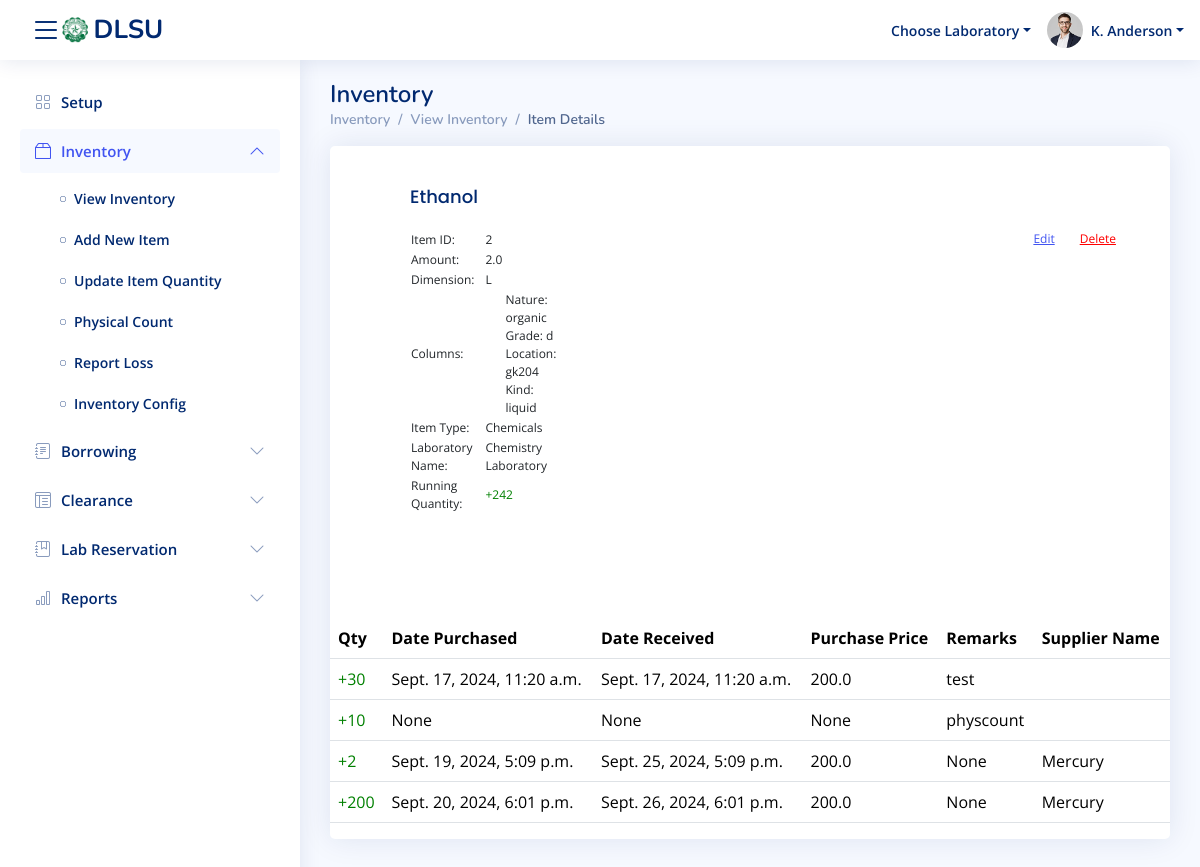
The page /superuser/inventory/itemDetails/2/ on the database as committed earlier.
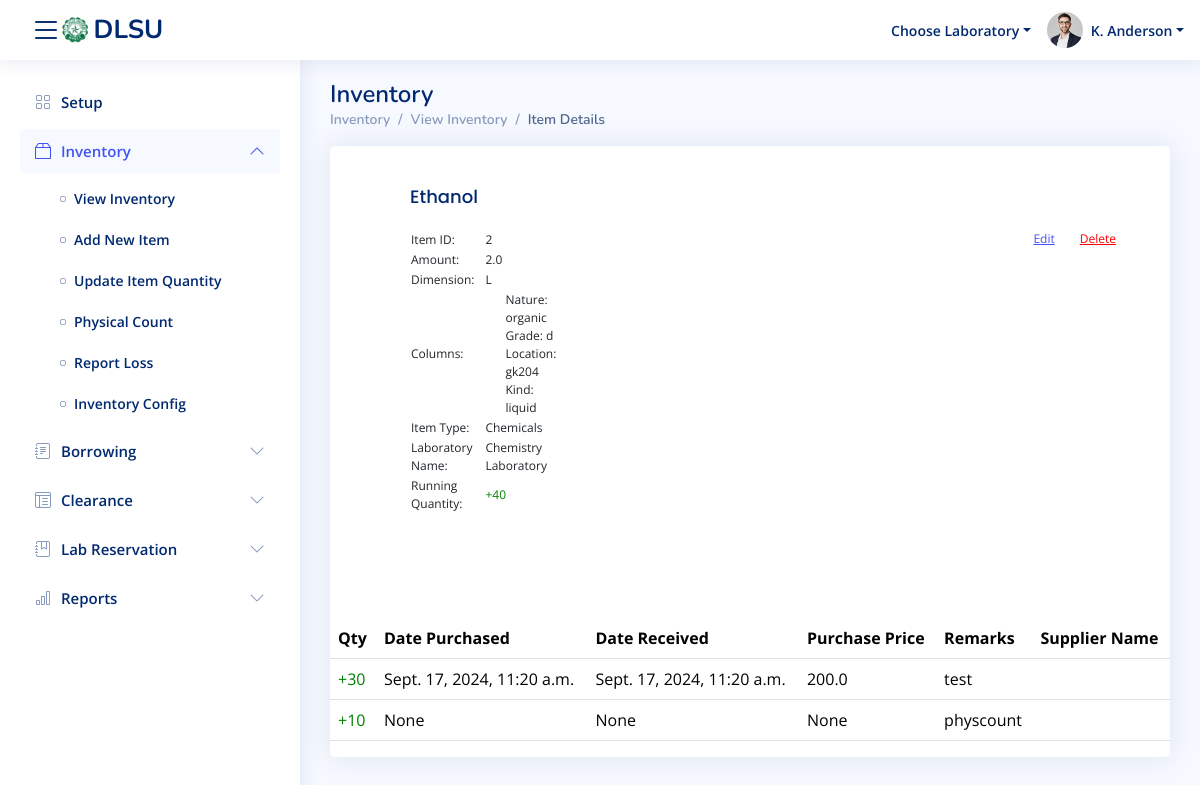
The same page on the database as committed later.
### core/models.py (models this page shows, shortened)
class item_description(models.Model):
    item_id = models.AutoField(primary_key=True)
    laboratory = models.ForeignKey('Laboratory', on_delete=models.CASCADE, null=True, blank=True)
    item_name = models.CharField(max_length=45, null=True, blank=True)
    itemType = models.ForeignKey('item_types', on_delete=models.SET_NULL, null=True, blank=True)
    amount = models.FloatField(null=True, blank=True)
    dimension = models.CharField(max_length=10, null=True, blank=True)
    qty = models.IntegerField()
    alert_qty = models.IntegerField()
    add_cols = models.CharField(max_length=45, null=True, blank=True)
    disabled = models.BooleanField(default=False)  # New field to mark as disabled

class item_types(models.Model):
    itemType_id = models.AutoField(primary_key=True)
    laboratory_id = models.CharField(max_length=45, null=True, blank=True)  # Since it's a VARCHAR
    itemType_name = models.CharField(max_length=45, null=True, blank=True)
    add_cols = models.CharField(max_length=45, null=True, blank=True)

class laboratory(models.Model):
    laboratory_id = models.AutoField(primary_key=True)
    name = models.CharField(max_length=45, null=True, blank=True)
    description = models.CharField(max_length=45, null=True, blank=True)
    department = models.CharField(max_length=45, null=True, blank=True)
    is_available = models.BooleanField(default=True)

class item_inventory(models.Model):
    inventory_item_id = models.AutoField(primary_key=True)
    item = models.ForeignKey('item_description', on_delete=models.CASCADE)
    supplier = models.ForeignKey('suppliers', on_delete=models.SET_NULL, null=True, blank=True)
    date_purchased = models.DateTimeField(null=True, blank=True)
    date_received = models.DateTimeField(null=True, blank=True)
    purchase_price = models.FloatField(null=True, blank=True)
    remarks = models.CharField(max_length=45, null=True, blank=True)
    transaction = models.ForeignKey('item_transactions', on_delete=models.SET_NULL, null=True, blank=True)
    qty = models.IntegerField()  # Quantity; required field

class suppliers(models.Model):
    suppliers_id = models.AutoField(primary_key=True)
    suppliername = models.CharField(max_length=45, null=True, blank=True)

### core/views.py (the view)
# urls.py: path('inventory/itemDetails/<int:item_id>/', views.inventory_itemDetails_view, name='inventory_itemDetails_view'),  # Consistent naming
def inventory_itemDetails_view(request, item_id):
    item = get_object_or_404(item_description, item_id=item_id)
    add_cols_data = json.loads(item.add_cols) if item.add_cols else {}
    item_type = item.itemType
    lab = get_object_or_404(laboratory, laboratory_id=item.laboratory_id)
    item_inventories = item_inventory.objects.filter(item=item).select_related('supplier')
    total_qty = item_inventories.aggregate(Sum('qty'))['qty__sum'] or 0
    context = {
        'item': item,
        'itemType_name': item_type.itemType_name if item_type else None,
        'laboratory_name': lab.name if lab else None,
        'item_inventories': item_inventories,
        'total_qty': total_qty,
        'add_cols_data': add_cols_data,
        'is_edit_mode': False,  # Not in edit mode
    }
    return render(request, 'mod_inventory/inventory_itemDetails.html', context)

### core/context_processors.py (called while the page is built)
def labs_context(request):
    return {
        'laboratories': laboratory.objects.filter(is_available=True),
        'selected_lab_name': request.session.get('selected_lab_name')
    }

### core/templates/mod_inventory/inventory_itemDetails.html (shortened to what this page needs)
{% extends 'temp_navbar.html' %}
{% load socialaccount %}
{% block content %}
<head>
</head>
<div class="pagetitle">
  <h1>Inventory</h1>
  <nav>
    <ol class="breadcrumb">
      <li class="breadcrumb-item"><a href="{% url 'inventory_view'%}">Inventory</a></li>
      <li class="breadcrumb-item"><a href="{% url 'inventory_view'%}">View Inventory</a></li>
      <li class="breadcrumb-item active">Item Details</li>
    </ol>
  </nav>
</div>
<section class="section">
  <div class="row">
    <div class="col-lg-12">
      <div class="card">
        <div class="card-body">
          <h5 class="card-title">{{ item.item_name }}</h5>
          <div class="cardinfo">
            <table class="iteminfo">
              <tr>
                <td style="padding-right:10px">Item ID:</td>
                <td id="itemID">{{ item.item_id }}</td>
              </tr>
              <tr>
                <td style="padding-right:10px">Amount:</td>
                <td id="itemAmount">{{ item.amount }}</td>
              </tr>
              <tr>
                <td style="padding-right:10px">Dimension:</td>
                <td id="itemDimension">{{ item.dimension }}</td>
              </tr>
              <tr>
                <td style="padding-right:10px">Columns:</td>
                <td>
                  <div class="columns-container">
                    {% for label, value in add_cols_data.items %}
                      {{ label }}: {{ value }}<br>
                    {% endfor %}
                  </div>
                </td>
              </tr>
              <tr>
                <td style="padding-right:10px">Item Type:</td>
                <td id="itemType">{{ itemType_name }}</td>
              </tr>
              <tr>
                <td style="padding-right:10px">Laboratory Name:</td>
                <td id="laboratory">{{ laboratory_name }}</td>
              </tr>
              <tr>
                <td style="padding-right:10px">Running Quantity:</td>
                <td id="itemrunQuantity" class="{% if total_qty > 0 %}qty-positive{% else %}qty-negative{% endif %}">
                  {% if total_qty >= 0 %}
                    +{{ total_qty }}
                  {% else %}
                    {{ total_qty }}
                  {% endif %}
                </td>
              </tr>
            </table>
            <div class="buttoncontainer">
              <a id="editbtn" href="{% url 'inventory_itemEdit_view' item.item_id %}">Edit</a>
              <a id="deletebtn" href="{% url 'inventory_itemDelete_view' item.item_id %}">Delete</a>
            </div>
          </div>
        </div>
        <br>
        <table class="table datatable">
          <thead>
            <tr>
              <th>Qty</th>
              <th>Date Purchased</th>
              <th>Date Received</th>
              <th>Purchase Price</th>
              <th>Remarks</th>
              <th>Supplier Name</th>
            </tr>
          </thead>
          <tbody>
            {% for inventory in item_inventories %}
            <tr>
              <td class="{% if inventory.qty|default:0 > 0 %}qty-positive{% else %}qty-negative{% endif %}">
                {% if inventory.qty|default:0 > 0 %}
                  +{{ inventory.qty }}
                {% else %}
                  -{{ inventory.qty }}
                {% endif %}
              </td>
              <td>{{ inventory.date_purchased }}</td>
              <td>{{ inventory.date_received }}</td>
              <td>{{ inventory.purchase_price }}</td>
              <td>{{ inventory.remarks }}</td>
              <td>{{ inventory.supplier.suppliername }}</td>
            </tr>
            {% empty %}
            <tr>
              <td colspan="6">No inventory records found for this item.</td>
            </tr>
            {% endfor %}
          </tbody>
        </table>
      </div>
    </div>
  </div>
</section>
{% endblock %}

### core/templates/temp_navbar.html (shortened to what this page needs)
{% load static %}
<!DOCTYPE html>
<html lang="en">
<head>
  <link href="{% static 'assets/vendor/bootstrap/css/bootstrap.min.css' %}" rel="stylesheet">
  <link href="{% static 'assets/vendor/bootstrap-icons/bootstrap-icons.css' %}" rel="stylesheet">
  <link href="{% static 'assets/vendor/boxicons/css/boxicons.min.css' %}" rel="stylesheet">
  <link href="{% static 'assets/vendor/quill/quill.snow.css' %}" rel="stylesheet">
  <link href="{% static 'assets/vendor/quill/quill.bubble.css' %}" rel="stylesheet">
  <link href="{% static 'assets/vendor/remixicon/remixicon.css' %}" rel="stylesheet">
  <link href="{% static 'assets/vendor/simple-datatables/style.css' %}" rel="stylesheet">
  <link href="{% static 'assets/css/style.css' %}" rel="stylesheet">
  <link href="{% static 'assets/css/custom.css' %}" rel="stylesheet">
</head>
<body>
  <header id="header" class="header fixed-top d-flex align-items-center">
    <div class="d-flex align-items-center justify-content-between">
      <i class="bi bi-list toggle-sidebar-btn"></i>
      <a href="{%url 'home'%}" class="logo d-flex align-items-center">
        <img src="{% static 'assets/img/dlsu_logo.jpg' %}" alt="">
        <span class="d-none d-lg-block">DLSU</span>
      </a>
    </div>
    <nav class="header-nav ms-auto">
      <ul class="d-flex align-items-center">
<li class="nav-item dropdown pe-3">
  <a class="nav-link nav-profile d-flex align-items-center pe-0" href="#" data-bs-toggle="dropdown">
    <span class="d-none d-md-block dropdown-toggle ps-2">{{ selected_lab_name|default:"Choose Laboratory" }}</span>
  </a>
</li>
        <li class="nav-item dropdown pe-3">
          <a class="nav-link nav-profile d-flex align-items-center pe-0" href="#" data-bs-toggle="dropdown">
            <img src="{% static 'assets/img/profile-img.jpg' %}" alt="Profile" class="rounded-circle">
            <span class="d-none d-md-block dropdown-toggle ps-2">K. Anderson</span>
          </a>
            </li>
          </ul>
    </nav>
  </header>
  <aside id="sidebar" class="sidebar">
    <ul class="sidebar-nav" id="sidebar-nav">
      <li class="nav-item">
        <a class="nav-link collapsed" href="{%url 'superuser_setup'%}">
          <i class="bi bi-grid"></i>
          <span>Setup</span>
        </a>
      </li>
 <li class="nav-item">
    <a class="nav-link active" data-bs-target="#inventory-nav" data-bs-toggle="collapse" href="inventory.html">
        <i class="bi bi-box2"></i><span>Inventory</span><i class="bi bi-chevron-down ms-auto"></i>
    </a>
    <ul id="inventory-nav" class="nav-content collapse show" data-bs-parent="#sidebar-nav">
        <li>
            <a href="{% url 'inventory_view' %}">
                <i class="bi bi-circle"></i><span>View Inventory</span>
            </a>
        </li>
        <li>
            <a href="{% url 'inventory_addNewItem' %}">
                <i class="bi bi-circle"></i><span>Add New Item</span>
            </a>
        </li>
        <li>
            <a href="{% url 'inventory_updateItem' %}">
                <i class="bi bi-circle"></i><span>Update Item Quantity</span>
            </a>
        </li>
        <li>
            <a href="{% url 'inventory_physicalCount' %}">
                <i class="bi bi-circle"></i><span>Physical Count</span>
            </a>
        </li>
        <li>
            <a href="inventory-breadcrumbs.html">
                <i class="bi bi-circle"></i><span>Report Loss</span>
            </a>
        </li>
        <li>
            <a href="inventory-buttons.html">
                <i class="bi bi-circle"></i><span>Inventory Config</span>
            </a>
        </li>
    </ul>
</li>
      <li class="nav-item">
        <a class="nav-link collapsed" data-bs-target="#borrow-nav" data-bs-toggle="collapse" href="#">
          <i class="bi bi-journal-text"></i><span>Borrowing</span><i class="bi bi-chevron-down ms-auto"></i>
        </a>
      </li>
      <li class="nav-item">
        <a class="nav-link collapsed" data-bs-target="#tables-nav" data-bs-toggle="collapse" href="#">
          <i class="bi bi-layout-text-window-reverse"></i><span>Clearance</span><i class="bi bi-chevron-down ms-auto"></i>
        </a>
      </li>
      <li class="nav-item">
        <a class="nav-link collapsed" data-bs-target="#reserve-nav" data-bs-toggle="collapse" href="#">
          <i class="bi bi-journal-bookmark"></i><span>Lab Reservation</span><i class="bi bi-chevron-down ms-auto"></i>
        </a>
      </li>
      <li class="nav-item">
        <a class="nav-link collapsed" data-bs-target="#icons-nav" data-bs-toggle="collapse" href="#">
          <i class="bi bi-bar-chart"></i><span>Reports</span><i class="bi bi-chevron-down ms-auto"></i>
        </a>
      </li>
  </aside>
  <main id="main" class="main">
      {% block content %}{% endblock %}
  </main>
</body>
</html>

### core/static/assets/css/style.css (style rules this page uses)
:root { scroll-behavior: smooth; }
body { font-family: "Open Sans", sans-serif; background: #f6f9ff; color: #444444; }
a { color: #4154f1; text-decoration: none; }
h1, h2, h3, h4, h5, h6 { font-family: "Nunito", sans-serif; }
#main { margin-top: 60px; padding: 20px 30px; transition: all 0.3s; }
.pagetitle { margin-bottom: 10px; }
.pagetitle h1 { font-size: 24px; margin-bottom: 0; font-weight: 600; color: #012970; }
.card { margin-bottom: 30px; border: none; border-radius: 5px; box-shadow: 0px 0 30px rgba(1, 41, 112, 0.1); }
.card-title { padding: 20px 0 15px 0; font-size: 18px; font-weight: 500; color: #012970; font-family: "Poppins", sans-serif; }
.card-body { padding: 0 20px 20px 20px; }
.breadcrumb { font-size: 14px; font-family: "Nunito", sans-serif; color: #899bbd; font-weight: 600; }
.breadcrumb a { color: #899bbd; transition: 0.3s; }
.breadcrumb .breadcrumb-item::before { color: #899bbd; }
.breadcrumb .active { color: #51678f; font-weight: 600; }
.logo { line-height: 1; }
@media (min-width: 1200px) { .logo { width: 280px; } }
.logo img { max-height: 26px; margin-right: 6px; }
.logo span { font-size: 26px; font-weight: 700; color: #012970; font-family: "Nunito", sans-serif; }
.header { transition: all 0.5s; z-index: 997; height: 60px; box-shadow: 0px 2px 20px rgba(1, 41, 112, 0.1); background-color: #fff; padding-left: 20px; }
.header .toggle-sidebar-btn { font-size: 32px; padding-left: 10px; cursor: pointer; color: #012970; }
.header-nav ul { list-style: none; }
.header-nav>ul { margin: 0; padding: 0; }
.header-nav .nav-profile { color: #012970; }
.header-nav .nav-profile img { max-height: 36px; }
.header-nav .nav-profile span { font-size: 14px; font-weight: 600; }
.sidebar { position: fixed; top: 60px; left: 0; bottom: 0; width: 300px; z-index: 996; transition: all 0.3s; padding: 20px; overflow-y: auto; scrollbar-width: thin; scrollbar-color: #aab7cf transparent; box-shadow: 0px 0px 20px rgba(1, 41, 112, 0.1); background-color: #fff; }
@media (min-width: 1200px) { #main, #footer { margin-left: 300px; } }
.sidebar-nav { padding: 0; margin: 0; list-style: none; }
.sidebar-nav li { padding: 0; margin: 0; list-style: none; }
.sidebar-nav .nav-item { margin-bottom: 5px; }
.sidebar-nav .nav-link { display: flex; align-items: center; font-size: 15px; font-weight: 600; color: #4154f1; transition: 0.3; background: #f6f9ff; padding: 10px 15px; border-radius: 4px; }
.sidebar-nav .nav-link i { font-size: 16px; margin-right: 10px; color: #4154f1; }
.sidebar-nav .nav-link.collapsed { color: #012970; background: #fff; }
.sidebar-nav .nav-link.collapsed i { color: #899bbd; }
.sidebar-nav .nav-link .bi-chevron-down { margin-right: 0; transition: transform 0.2s ease-in-out; }
.sidebar-nav .nav-link:not(.collapsed) .bi-chevron-down { transform: rotate(180deg); }
.sidebar-nav .nav-content { padding: 5px 0 0 0; margin: 0; list-style: none; }
.sidebar-nav .nav-content a { display: flex; align-items: center; font-size: 14px; font-weight: 600; color: #012970; transition: 0.3; padding: 10px 0 10px 40px; transition: 0.3s; }
.sidebar-nav .nav-content a i { font-size: 6px; margin-right: 8px; line-height: 0; border-radius: 50%; }

### core/static/assets/css/custom.css (style rules this page uses)
.card-body { font-size:1vw }
.card-body { padding: 20px 80px 80px 80px; }

### core/templates/mod_inventory/inventory_itemDetails.html (style rules this page uses)
.cardinfo { display: flex; align-items: flex-start; }
.buttoncontainer { display: flex; }
.iteminfo { margin-right: 70%; }
#deletebtn { margin-left: 25px; color: red; }
#editbtn, #deletebtn { text-decoration: underline; }
.qty-positive { color: green !important; }
.columns-container { padding-left: 20px; }

Rows that differ between the two databases and show on the page:
no longer on this page (row edited): item_inventory: qty "2", date_purchased "Sept. 19, 2024, 5:09 p.m.", date_received "Sept. 25, 2024, 5:09 p.m.", purchase_price "200.0", remarks "None", supplier.suppliername "Mercury"
removed item_inventory: qty "200", date_purchased "Sept. 20, 2024, 6:01 p.m.", date_received "Sept. 26, 2024, 6:01 p.m.", purchase_price "200.0", remarks "None", supplier.suppliername "Mercury"
Other text that changed with them:
{{ total_qty }}: "242" → "40"
